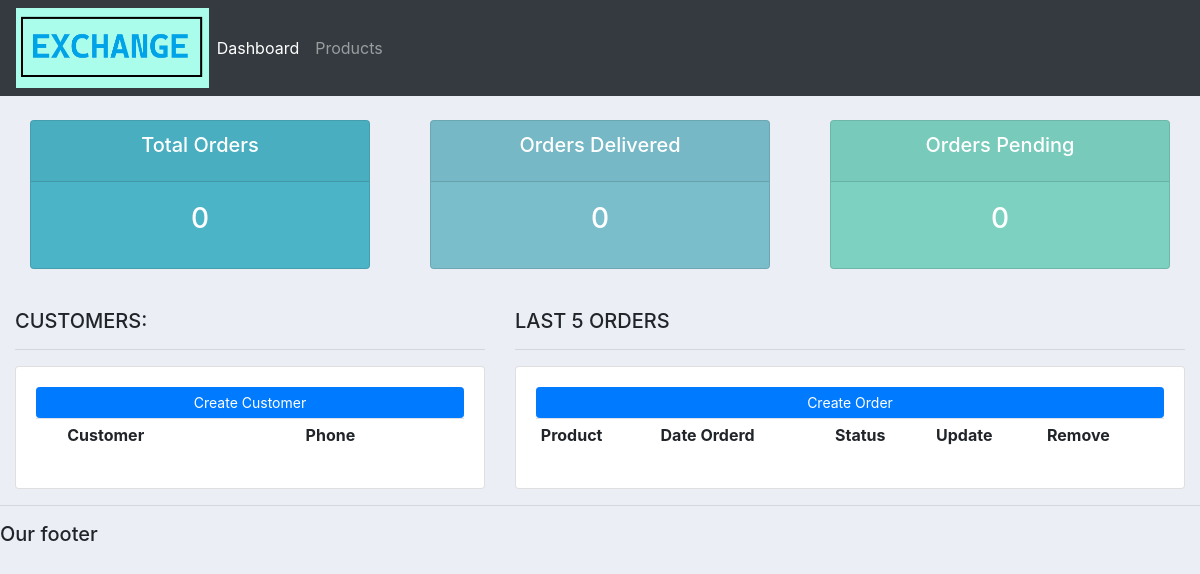
Before: / with the older database file.
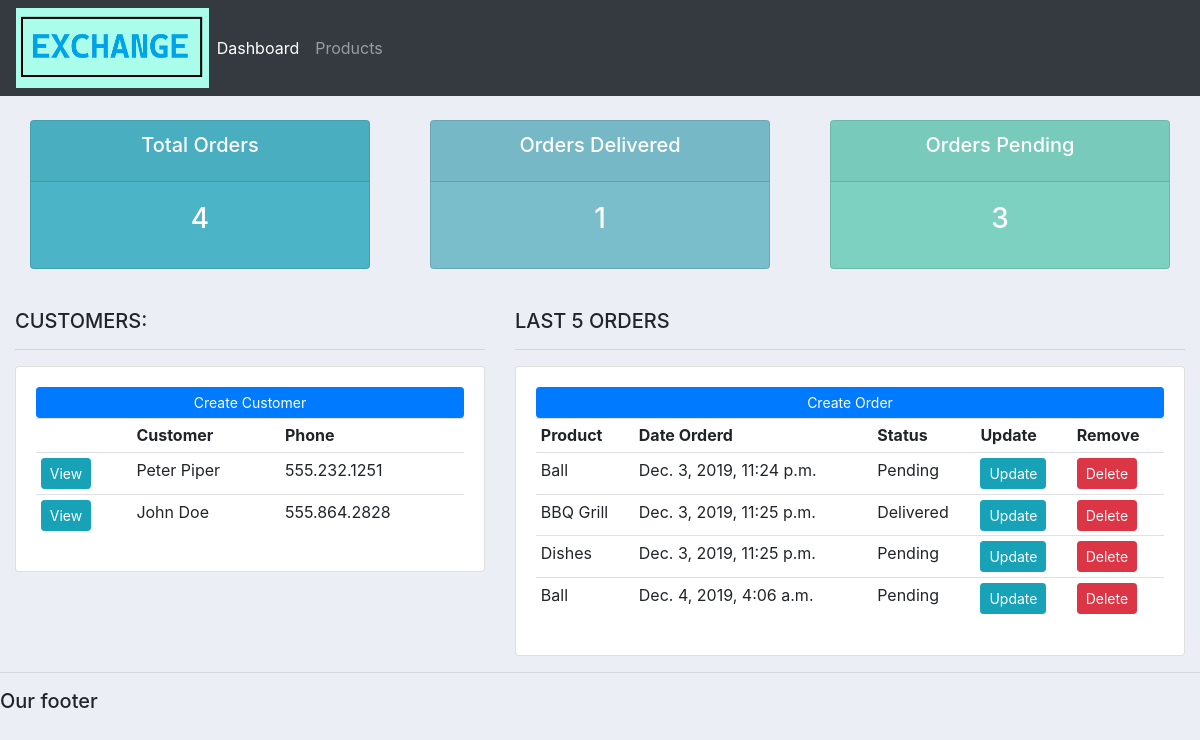
After: the same page with the newer database file.
### accounts/models.py (models this page shows, shortened)
class Customer(models.Model):
	name = models.CharField(max_length=200, null=True)
	phone = models.CharField(max_length=200, null=True)
	email = models.CharField(max_length=200, null=True)
	date_created = models.DateTimeField(auto_now_add=True, null=True)

class Order(models.Model):
	STATUS = (
			('Pending', 'Pending'),
			('Out for delivery', 'Out for delivery'),
			('Delivered', 'Delivered'),
			)
	customer = models.ForeignKey(Customer, null=True, on_delete= models.SET_NULL)
	product = models.ForeignKey(Product, null=True, on_delete= models.SET_NULL)
	date_created = models.DateTimeField(auto_now_add=True, null=True)
	status = models.CharField(max_length=200, null=True, choices=STATUS)

class Product(models.Model):
	CATEGORY = (
			('Indoor', 'Indoor'),
			('Out Door', 'Out Door'),
			)
	name = models.CharField(max_length=200, null=True)
	price = models.FloatField(null=True)
	category = models.CharField(max_length=200, null=True, choices=CATEGORY)
	description = models.CharField(max_length=200, null=True, blank=True)
	date_created = models.DateTimeField(auto_now_add=True, null=True)
	tags = models.ManyToManyField(Tag)
	def __str__(self):
		return self.name

### accounts/views.py (the view)
# urls.py: path('', views.home, name="home"),
def home(request):
	orders = Order.objects.all()
	customers = Customer.objects.all()
	total_customers = customers.count()
	total_orders = orders.count()
	delivered = orders.filter(status='Delivered').count()
	pending = orders.filter(status='Pending').count()
	context = {'orders':orders, 'customers':customers,
	'total_orders':total_orders,'delivered':delivered,
	'pending':pending }
	return render(request, 'accounts/dashboard.html', context)

### accounts/templates/accounts/dashboard.html
{%  extends 'accounts/main.html' %}
{% block content %}
{%  include 'accounts/status.html' %}
<br>
<div class="row">
	<div class="col-md-5">
		<h5>CUSTOMERS:</h5>
		<hr>
		<div class="card card-body">
			<a class="btn btn-primary  btn-sm btn-block" href="">Create Customer</a>
			<table class="table table-sm">
				<tr>
					<th></th>
					<th>Customer</th>
					<th>Phone</th>
				</tr>
				{% for customer in customers %}
					<tr>
						<td><a class="btn btn-sm btn-info" href="{% url 'customer' customer.id %}">View</a></td>
						<td>{{customer.name}}</td>
						<td>{{customer.phone}}</td>
					</tr>
				{% endfor %}
			</table>
		</div>
	</div>
	<div class="col-md-7">
		<h5>LAST 5 ORDERS</h5>
		<hr>
		<div class="card card-body">
			<a class="btn btn-primary  btn-sm btn-block" href="">Create Order</a>
			<table class="table table-sm">
				<tr>
					<th>Product</th>
					<th>Date Orderd</th>
					<th>Status</th>
					<th>Update</th>
					<th>Remove</th>
				</tr>
				{% for order in orders %}
					<tr>
						<td>{{order.product}}</td>
						<td>{{order.date_created}}</td>
						<td>{{order.status}}</td>
						<td><a class="btn btn-sm btn-info" href="">Update</a></td>
						<td><a class="btn btn-sm btn-danger" href="">Delete</a></td>
					</tr>
				{% endfor %}
			</table>
		</div>
	</div>
</div>
{% endblock %}

### accounts/templates/accounts/navbar.html (shortened to what this page needs)
{% load static %}
<nav class="navbar navbar-expand-lg navbar-dark bg-dark">
 <img src="{% static 'images/logo.png' %}"  height="80">
  <div class="collapse navbar-collapse" id="navbarNav">
    <ul class="navbar-nav">
      <li class="nav-item active">
        <a class="nav-link" href="{%  url 'home' %}">Dashboard</a>
      </li>
      <li class="nav-item">
        <a class="nav-link" href="{%  url 'products' %}">Products</a>
      </li>
    </ul>
  </div>
</nav>

### accounts/templates/accounts/status.html
<br>
<div class="row">
	<div class="col">
		<div class="col-md">
			<div class="card text-center text-white  mb-3" id="total-orders">
			  	<div class="card-header">
			  		<h5 class="card-title">Total Orders</h5>
			  	</div>
			  	<div class="card-body">
			    	<h3 class="card-title">{{total_orders}}</h3>
			  	</div>
			</div>
		</div>
	</div>
	<div class="col">
		<div class="col-md">
			<div class="card text-center text-white  mb-3" id="orders-delivered">
			  	<div class="card-header">
			  		<h5 class="card-title">Orders Delivered</h5>
			  	</div>
			  	<div class="card-body">
			    	<h3 class="card-title">{{delivered}}</h3>
			  	</div>
			</div>
		</div>
	</div>
	<div class="col">
		<div class="col-md">
			<div class="card text-center text-white  mb-3" id="orders-pending">
			  	<div class="card-header">
			  		<h5 class="card-title">Orders Pending</h5>
			  	</div>
			  	<div class="card-body">
			    	<h3 class="card-title">{{pending}}</h3>
			  	</div>
			</div>
		</div>
	</div>
</div>

### static/css/main.css (style rules this page uses)
body { background-color: #ebeff5; }
#total-orders { background-color: #4cb4c7; }
#orders-delivered { background-color: #7abecc; }
#orders-pending { background-color: #7CD1C0; }

Changed rows visible on the page:
added Customer: name "Peter Piper", phone "555.232.1251"
added Customer: name "John Doe", phone "555.864.2828"
added Order: product "Ball", date_created "Dec. 3, 2019, 11:24 p.m.", status "Pending"
added Order: product "BBQ Grill", date_created "Dec. 3, 2019, 11:25 p.m.", status "Delivered"
added Order: product "Dishes", date_created "Dec. 3, 2019, 11:25 p.m.", status "Pending"
added Order: product "Ball", date_created "Dec. 4, 2019, 4:06 a.m.", status "Pending"
Other visible differences:
{{ total_orders }}: "0" → "4"
{{ delivered }}: "0" → "1"
{{ pending }}: "0" → "3"
